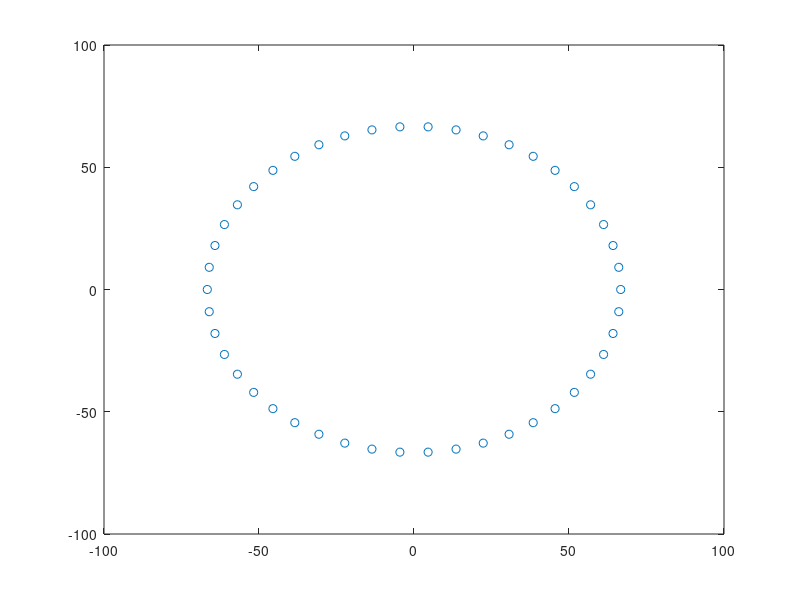

This chart was generated by the following MATLAB code: (Note: this script raises an error after producing the figure.)
% this is a defunct code not used any more and the code picks points from a sphere with radius R and the points are D
% distance apart and also the cicles over the sphere are D distance apart
D=9.0826;
R=66.6750;
%no of cicles in one hemisphere
S=(pi*R)/2;
N=round(S/D);
n=round(2*pi*R/D);
% points in one circle
Z=0;
t=[0:n-1]'
       A=R*cos(2*pi*t/n);
       B=R*sin(2*pi*t/n);
       plot(R*cos(2*pi*t/n),R*sin(2*t*pi/n),'o')
D=repmat(Z,n,1);
E=horzcat(C,D);
F=[465.15 485.1 120];
G=repmat(F,m,1);
E=E+G;
dlmwrite('circle_0.new',E,' ');
% points on other circles
for i=1:N
    theta=(i*D/R)
    R=R*(cos(theta))
    Z=R*sin(theta)
    n=round(2*pi*R/D)
    t=[0:n-1]'
       A=R*cos(2*pi*t/n);
       B=R*sin(2*pi*t/n);
       plot(R*cos(2*pi*t/n),R*sin(2*t*pi/n),'o')
    C=horzcat(A,B);
    D=repmat(Z,n,1);
    E=horzcat(C,D);
    F=[465.15 485.1 120];
    G=repmat(F,m,1);
    E=E+G;
    dlmwrite('circle_i.new',E,' ');
end
